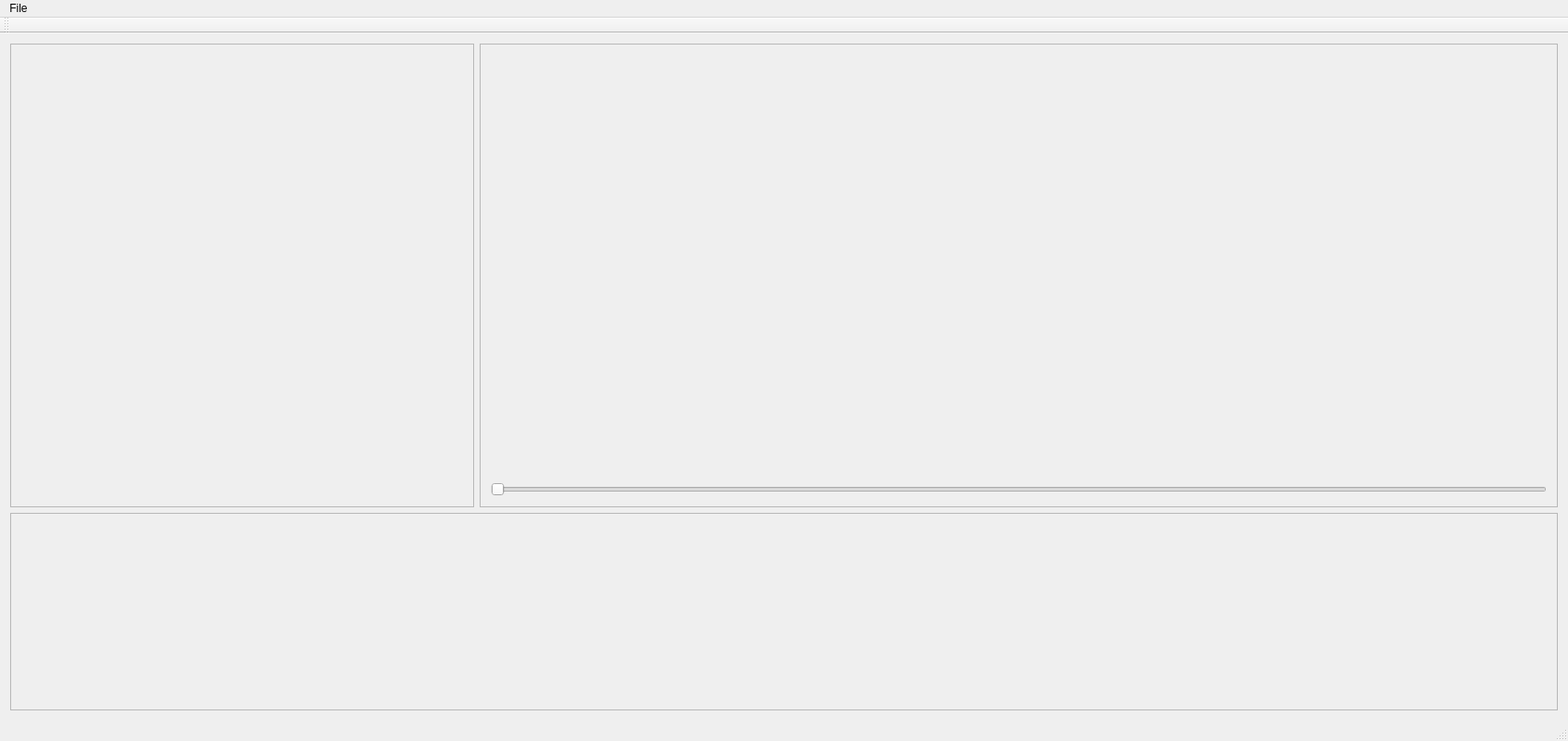
<?xml version="1.0" encoding="UTF-8"?>
<ui version="4.0">
 <class>UncutClass</class>
 <widget class="QMainWindow" name="UncutClass">
  <property name="geometry">
   <rect>
    <x>0</x>
    <y>0</y>
    <width>1690</width>
    <height>799</height>
   </rect>
  </property>
  <property name="windowTitle">
   <string>Uncut</string>
  </property>
  <widget class="QWidget" name="centralWidget">
   <layout class="QGridLayout" name="gridLayout_2">
    <item row="0" column="1">
     <widget class="QFrame" name="previewFrame">
      <property name="frameShape">
       <enum>QFrame::StyledPanel</enum>
      </property>
      <property name="frameShadow">
       <enum>QFrame::Raised</enum>
      </property>
      <layout class="QVBoxLayout" name="verticalLayout_2">
       <item>
        <widget class="PreviewView" name="previewView" native="true"/>
       </item>
       <item>
        <widget class="QSlider" name="horizontalSlider">
         <property name="orientation">
          <enum>Qt::Horizontal</enum>
         </property>
        </widget>
       </item>
      </layout>
     </widget>
    </item>
    <item row="0" column="0">
     <widget class="QFrame" name="libFrame">
      <property name="minimumSize">
       <size>
        <width>500</width>
        <height>500</height>
       </size>
      </property>
      <property name="frameShape">
       <enum>QFrame::StyledPanel</enum>
      </property>
      <property name="frameShadow">
       <enum>QFrame::Raised</enum>
      </property>
      <layout class="QVBoxLayout" name="verticalLayout">
       <item>
        <widget class="LibraryView" name="libView" native="true"/>
       </item>
      </layout>
     </widget>
    </item>
    <item row="1" column="0" colspan="2">
     <widget class="QFrame" name="timelineFrame">
      <property name="styleSheet">
       <string notr="true"/>
      </property>
      <property name="frameShape">
       <enum>QFrame::StyledPanel</enum>
      </property>
      <property name="frameShadow">
       <enum>QFrame::Raised</enum>
      </property>
      <layout class="QHBoxLayout" name="horizontalLayout"/>
     </widget>
    </item>
   </layout>
  </widget>
  <widget class="QMenuBar" name="menuBar">
   <property name="geometry">
    <rect>
     <x>0</x>
     <y>0</y>
     <width>1690</width>
     <height>17</height>
    </rect>
   </property>
   <widget class="QMenu" name="menuDatei">
    <property name="title">
     <string>File</string>
    </property>
    <addaction name="actionimport"/>
   </widget>
   <addaction name="menuDatei"/>
  </widget>
  <widget class="QToolBar" name="mainToolBar">
   <attribute name="toolBarArea">
    <enum>TopToolBarArea</enum>
   </attribute>
   <attribute name="toolBarBreak">
    <bool>false</bool>
   </attribute>
  </widget>
  <widget class="QStatusBar" name="statusBar"/>
  <action name="actionimport">
   <property name="text">
    <string>Import</string>
   </property>
  </action>
 </widget>
 <layoutdefault spacing="6" margin="11"/>
 <customwidgets>
  <customwidget>
   <class>PreviewView</class>
   <extends>QWidget</extends>
   <header>../view/previewView.h</header>
   <container>1</container>
  </customwidget>
  <customwidget>
   <class>LibraryView</class>
   <extends>QWidget</extends>
   <header>../view/library/LibraryView.h</header>
   <container>1</container>
  </customwidget>
 </customwidgets>
 <resources>
  <include location="Uncut.qrc"/>
 </resources>
 <connections/>
</ui>
